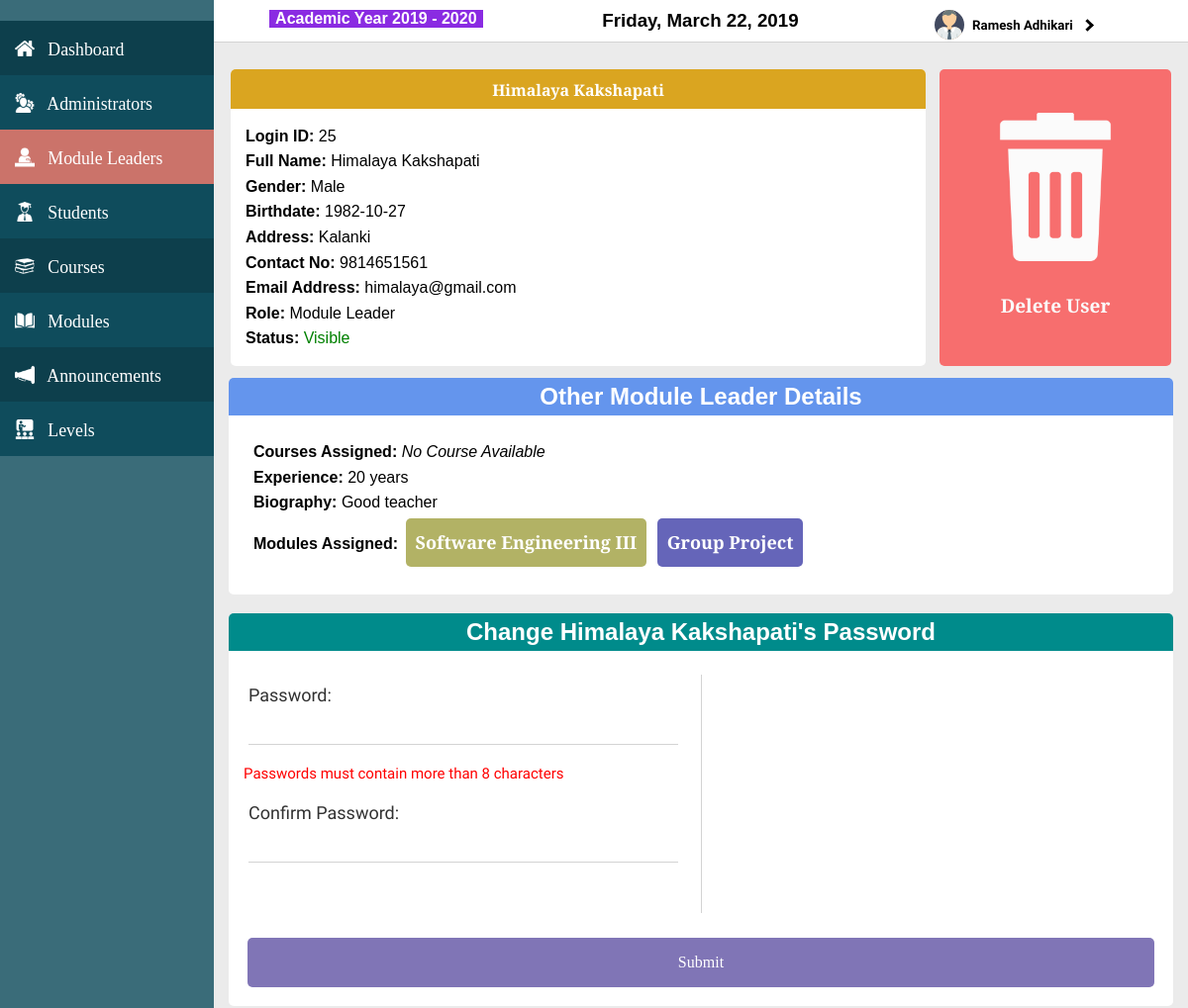
/public/ManageModuleLeaders/browse/25 (signed in, upper part), run on an earlier commit of the app's database.
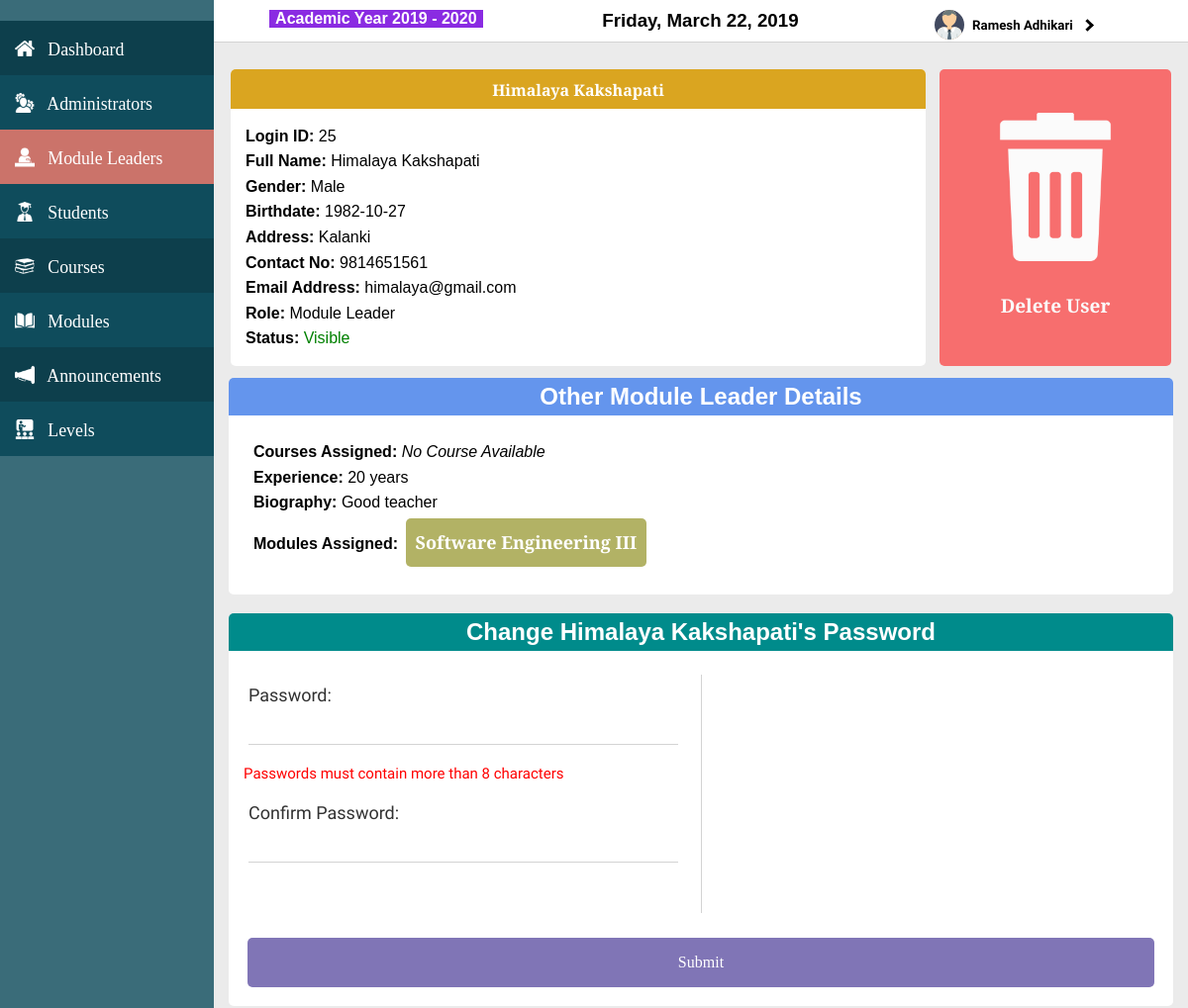
And on a later commit of the database.
### tables this page shows
CREATE TABLE `modules` (
  `mid` int(11) NOT NULL,
  `mluid` int(9) NOT NULL,
  `mcid` int(11) NOT NULL,
  `mlvid` int(11) DEFAULT NULL,
  `mname` varchar(200) NOT NULL,
  `mdescription` text NOT NULL,
  `mcode` varchar(20) NOT NULL,
  `mstatus` enum('Y','N') NOT NULL
);

### app/functions/functions.php (called while the page is built, shortened)
<?php
function loadTemplate($fileName, $templateVars) {
  extract($templateVars);
  require $fileName;
  $contents = ob_get_clean();
  return $contents;
}
function generateRandomColor(){
  $colors = array('red', 'blue', 'purple', 'orange', 'black', 'brown', 'green', 'grey', 'CadetBlue', 'Chocolate',
                              'CornflowerBlue', 'Crimson', 'darkblue', 'darkgoldenrod', 'DarkOliveGreen', 'DarkRed', 'DarkSlateBlue',
                               'DarkSlateGray', 'Navy', 'Olive',  'SeaGreen',  'Sienna',  'Teal', 'YellowGreen', 'OliveDrab', 'LimeGreen');
  return $colors[array_rand($colors)];
}
?>

### app/core/App.php (called while the page is built, shortened)
<?php
class App{
    protected $method = 'index';
    public function __construct(){
      $url = $this->parseUrl();
      if (file_exists('../app/controllers/' . $url[0] . '.php')) {
          unset($url[0]);
      }
      $this->controller = new $this->controller;
      if (isset($url[1])) {
          if (method_exists($this->controller, $url[1])) {
              $this->method = $url[1];
              unset($url[1]);
          }
      }
      $this->param = $url ? array_values($url) : [];
      call_user_func_array([$this->controller,$this->method],$this->param);
    }
    public function parseUrl(){
      if (isset($_GET['url'])) {
          return $url = explode('/', filter_var(rtrim($_GET['url'], '/'), FILTER_SANITIZE_URL));
      }
    }
}

### public/index.php (called while the page is built, shortened)
<?php
  require_once '../app/pdoconnect/pdoconnect.php';
  require_once '../app/models/databasetable.php';
  require_once '../app/functions/functions.php';
  $app = new App;
?>

### app/models/databasetable.php (called while the page is built, shortened)
<?php
class DatabaseTable{
	public $table;
	function __construct($table){
		$this->table = $table;
	}
	function find($field, $value) {
	    global $pdo;
	    $stmt = $pdo->prepare('SELECT * FROM '.$this->table.' WHERE '.$field.'=:value');
	    $criteria = [
	            'value' => $value
	    ];
	    $stmt->execute($criteria);
	    return $stmt;
	}
}

### app/views/administrators/addModuleLeader.php (the view, shortened to what the changed rows need)
<?php
if(isset($user)){
  $user=$user->fetch();
if(isset($moduleLeader))
  $moduleLeader=$moduleLeader->fetch();
?>
<div class = "adminManageTable">
  <div class = "tableTitle" style="background: #6495ED;">
    <h1 class = "tableHeading">Other Module Leader Details</h1>
  </div>
  <div class = "content" style="text-align: left; margin: 15px; line-height: 1.6;">
    ?><br>
    <b>Experience: </b><?php echo $moduleLeader['lexperience'];?><br>
    <b>Biography: </b><?php echo $moduleLeader['lbiography'];?><br>
    <?php
      while($module = $modules->fetch()){
  ?>
  <?php
        $link = '<a class = "courseModuleLink" target = "_blank" href = "/GroupProject/public/ManageModules/browse/'.$module['mid'].'">';
        echo $link;
        echo '<div class = "courseModuleBox" style = "background: '.generateRandomColor().';">';
        echo $module['mname'];
        echo '</div>';
        echo '</a>';
      }
    ?>
  </div>
</div>
<form method = "POST" class = "userForm">
  <div class = "formTitle formEditPassword">
    <h1 class = "formHeading">
      <?php if(isset($user))echo 'Change '.$user['fname'].' '.$user['mname'].' '.$user['lname'].'\'s Password';?>
    </h1>
  </div>
</form>
<?php
}
?>

What changed in the data, as far as the page shows it:
removed modules: mname "Group Project"
